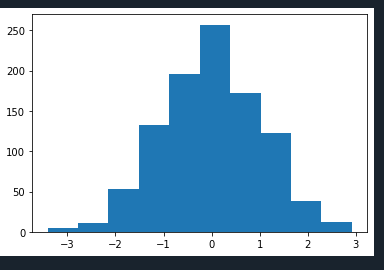

Reproduce this figure in Python.
# -*- coding: utf-8 -*-
"""
Created on Fri Dec 10 08:46:51 2021

@author: user
"""

import matplotlib.pyplot as plt
import numpy as np
y=np.random.randn(1000)
plt.hist(y)
plt.show()
